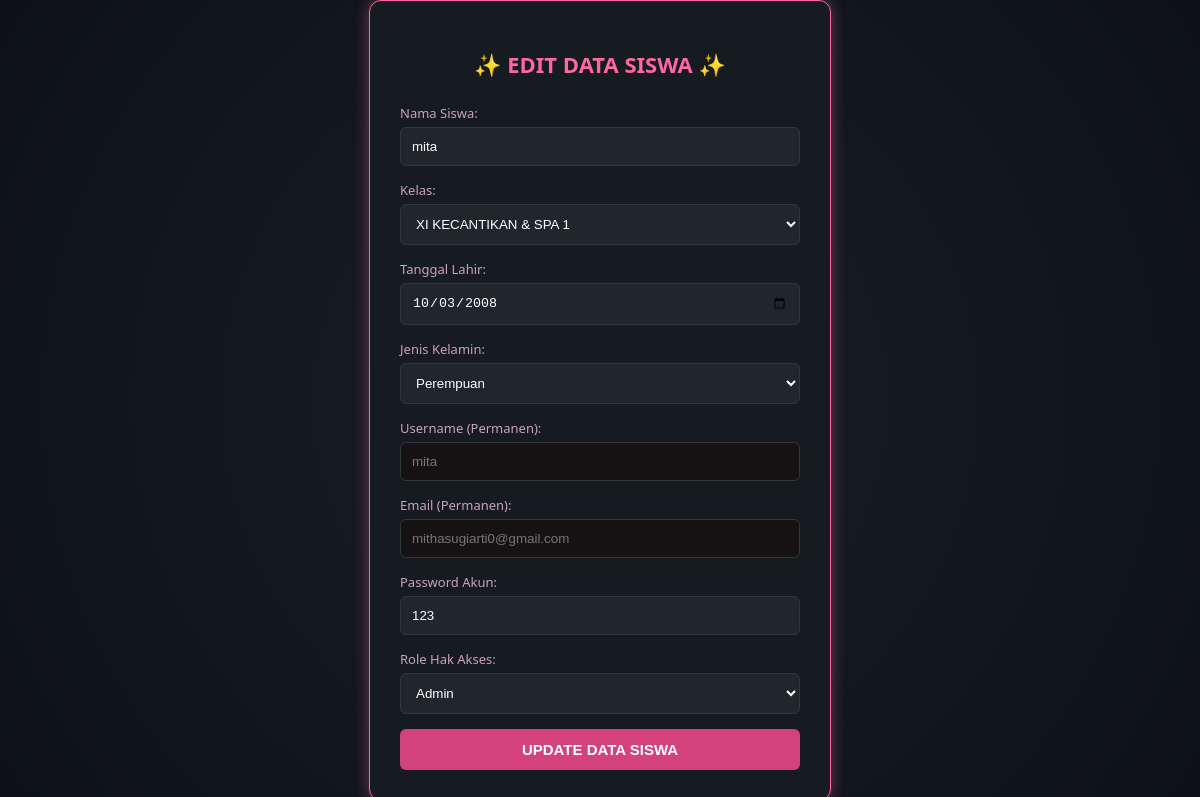
/edit.php?id=8 (signed in), run on the app's committed database.
### tables this page shows
CREATE TABLE `users` (
  `id` int(11) NOT NULL,
  `nama` varchar(100) NOT NULL,
  `kelas` varchar(50) NOT NULL,
  `tanggal_lahir` date NOT NULL,
  `jenis_kelamin` varchar(20) NOT NULL,
  `username` varchar(50) NOT NULL,
  `email` varchar(100) NOT NULL,
  `password` varchar(255) NOT NULL,
  `role` varchar(20) NOT NULL
);

### edit.php (the view, shortened to what this page needs)
<?php
include 'koneksi.php';
if (isset($_GET['id'])) {
    $id = mysqli_real_escape_string($koneksi, $_GET['id']);
} else {
    header("Location: index.php");
    exit;
}
$result = mysqli_query($koneksi, "SELECT * FROM users WHERE id = '$id'");
$data = mysqli_fetch_assoc($result);
?>
<!DOCTYPE html>
<html lang="id">
<head>
</head>
<body>
<div class="form-box">
    <h2>✨ EDIT DATA SISWA ✨</h2>
    <form action="proses_edit.php" method="POST">
        <label>Nama Siswa:</label>
        <input type="text" name="nama" class="input-field" value="<?= htmlspecialchars($data['nama']); ?>" required>
        <label>Kelas:</label>
        <select name="kelas" class="input-field" required>
            <option value="XI KECANTIKAN & SPA 1" <?= $data['kelas'] == 'XI KECANTIKAN & SPA 1' ? 'selected' : ''; ?>>XI KECANTIKAN & SPA 1</option>
        </select>
        <label>Tanggal Lahir:</label>
        <input type="date" name="tanggal_lahir" class="input-field" value="<?= $data['tanggal_lahir']; ?>" required>
        <label>Jenis Kelamin:</label>
        <select name="jenis_kelamin" class="input-field" required>
            <option value="Perempuan" <?= $data['jenis_kelamin'] == 'Perempuan' ? 'selected' : ''; ?>>Perempuan</option>
        </select>
        <label>Username (Permanen):</label>
        <input type="text" class="input-field" value="<?= htmlspecialchars($data['username']); ?>" readonly>
        <label>Email (Permanen):</label>
        <input type="email" class="input-field" value="<?= htmlspecialchars($data['email']); ?>" readonly>
        <label>Password Akun:</label>
        <input type="text" name="password" class="input-field" value="<?= htmlspecialchars($data['password']); ?>" required>
        <label>Role Hak Akses:</label>
        <select name="role" class="input-field" required>
            <option value="admin" <?= $data['role'] == 'admin' ? 'selected' : ''; ?>>Admin</option>
        </select>
        <button type="submit" name="update" class="btn-update">UPDATE DATA SISWA</button>
    </form>
</div>
</body>
</html>

### edit.php (style rules this page uses)
body { background: radial-gradient(circle, #1a1e29 0%, #0d1117 100%); font-family: 'Segoe UI', Arial, sans-serif; color: white; display: flex; justify-content: center; align-items: center; min-height: 100vh; margin: 0; }
.form-box { background-color: #161b22; border: 1px solid #ff66a3; box-shadow: 0 0 15px rgba(255, 102, 163, 0.4); border-radius: 12px; padding: 30px; width: 400px; }
.form-box h2 { text-align: center; color: #ff66a3; margin-bottom: 25px; font-size: 22px; }
.input-field { width: 100%; padding: 11px; margin-bottom: 15px; background-color: #21262d; border: 1px solid #30363d; border-radius: 6px; color: white; box-sizing: border-box; }
.input-field[readonly] { background-color: #161214; color: #777; cursor: not-allowed; }
label { display: block; margin-bottom: 5px; color: #cca3b5; font-size: 13px; }
.btn-update { width: 100%; padding: 12px; background-color: #d4427b; border: none; color: white; font-weight: bold; border-radius: 6px; cursor: pointer; font-size: 15px; }

### data on the page
users: nama "mita", kelas "XI KECANTIKAN & SPA 1", tanggal_lahir "10/03/2008", jenis_kelamin "Perempuan", username "mita", email "mithasugiarti0@gmail.com", password "123", role "Admin"
